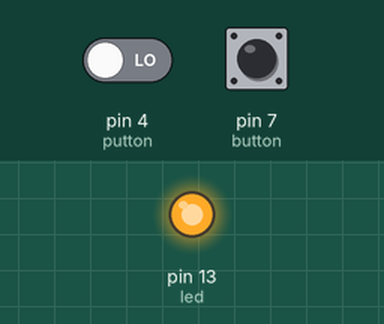
Simulated run of this sketch. Board: Arduino Uno, built with avr-gcc and run on an emulated ATmega328P. Shown: output pins drawn as LEDs (lit = HIGH). Dashed ring = blinking. Inputs (shaded band) come from the test bench; at power-on: pin 4 (putton) LOW, pin 7 (button) LOW.

Above: at 1.2 s.
1.3 s: pin 4 (putton) driven HIGH
At 2.0 s:
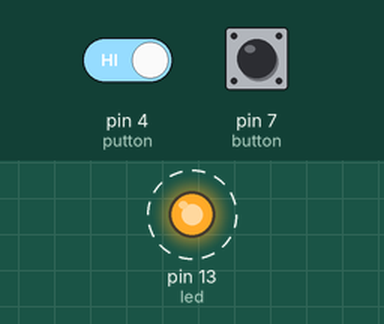
4.3 s: pin 4 (putton) driven LOW
At 4.3 s:
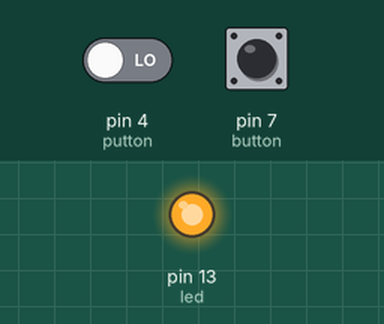
5.8 s: pin 7 (button) pulled HIGH for 1 s
At 5.98 s:
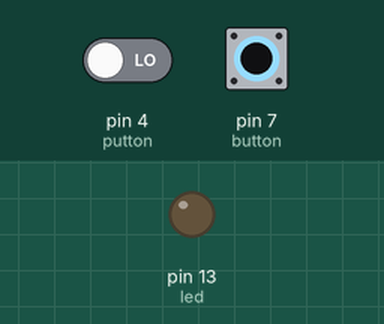
8.8 s: pin 7 (button) pulled HIGH for 3.2 s
At 12.3 s:
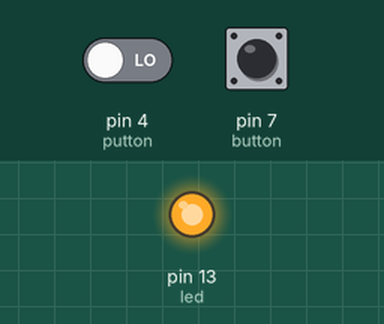
Timing chart, 0 to 13.8 s (numbered marks = the images above; inputs shaded):
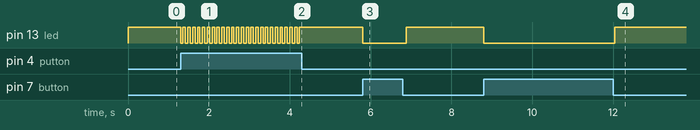

Measured:
- after the input at 1.3 s, pin 13 (led): alternates HIGH for 0.06 s and LOW for 0.06 s, starting at once
- after the input at 4.3 s, pin 13 (led): stops changing and stays HIGH
- after the input at 5.8 s, pin 13 (led): HIGH → LOW at once, → HIGH 1.1 s later
- after the input at 8.8 s, pin 13 (led): HIGH → LOW at once, → HIGH 3.2 s later

The sketch:

TestingField.ino
```cpp
int led = 13;
int button = 7;
int putton = 4;
int val = 0;
int con = 0;


void setup()
{
  pinMode(led, OUTPUT);
  pinMode(button, INPUT);
  pinMode(putton, INPUT);
}

//*********************************************************************
void loop()
{
  val = digitalRead(button);
  con = digitalRead(putton);
  if (val == HIGH)
  {
    digitalWrite(led, LOW);
    delay(120);
  }

  if (con == HIGH)
  {
    digitalWrite(led, LOW);
    delay(60);
    digitalWrite(led, HIGH);
    delay(60);
  }

  else
  {
    digitalWrite(led, HIGH);
  }
}
```
